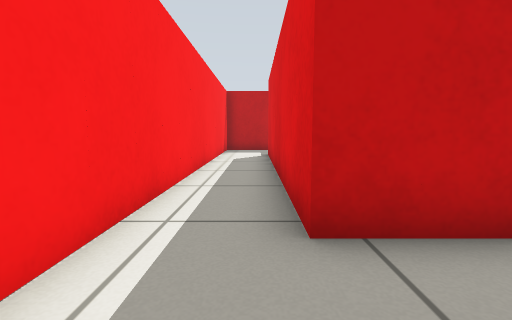
view 1 (above)

22 first-person views from a walk through a robot-simulator world made for Gazebo. The camera is 0.5 m above the floor, tilts 6° down and sees 85° across. The floor is counted in squares, 0.5 m on a side. Each view is taken from the middle of a square. On the plan, view 1 faces up. The plan holds only what a view shows up to about 11 squares ahead; the rest is blank.

view 2
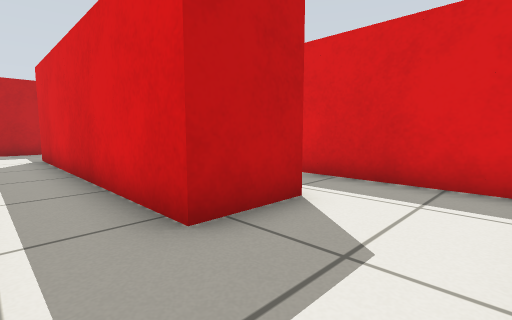

view 3
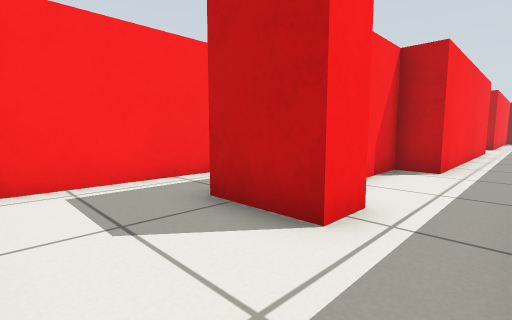

view 4
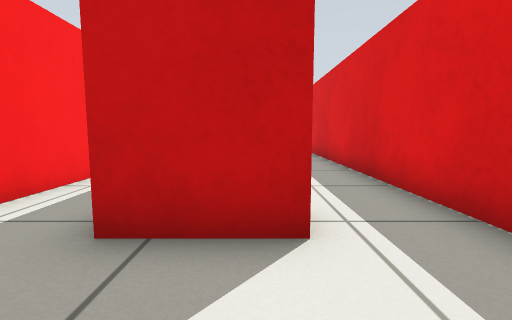

view 5
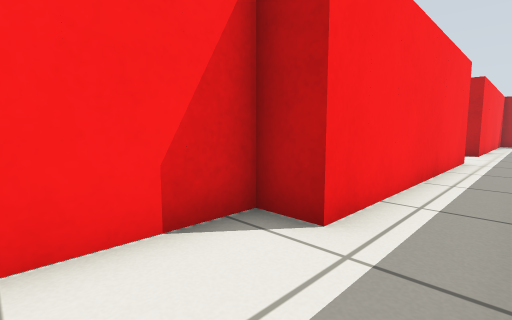

view 6
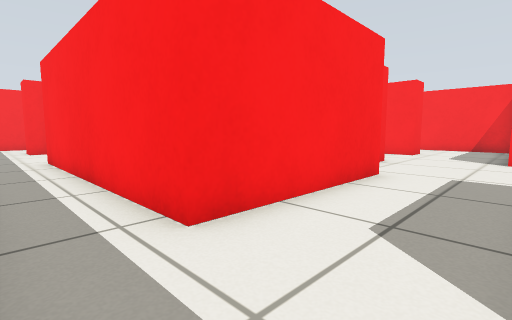

view 7
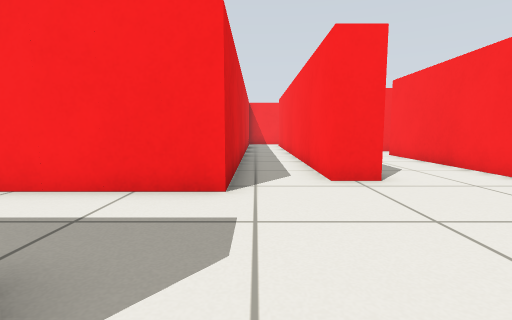

view 8
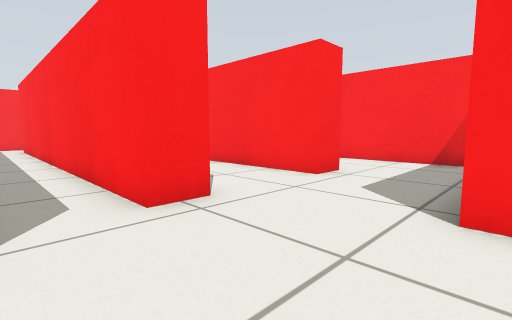

view 9
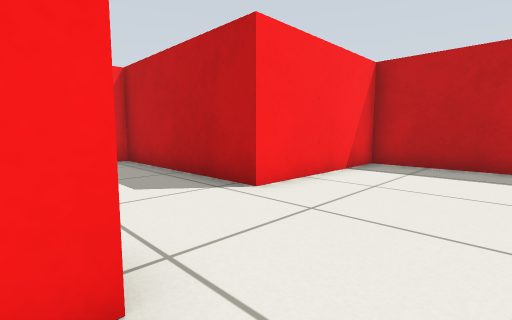

view 10
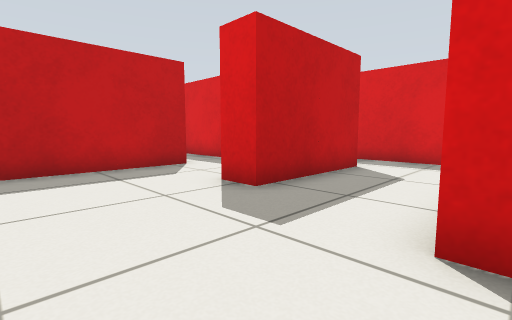

view 11
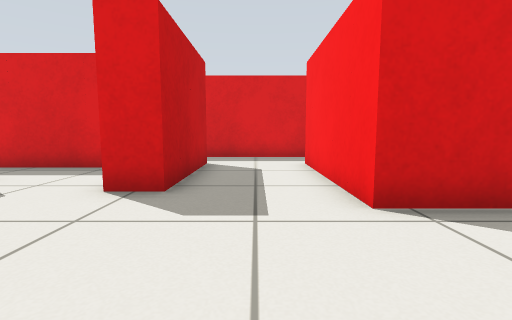

view 12
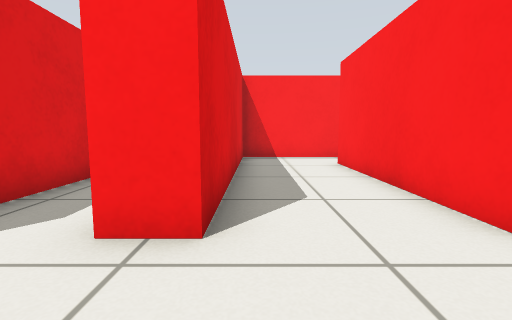

view 13
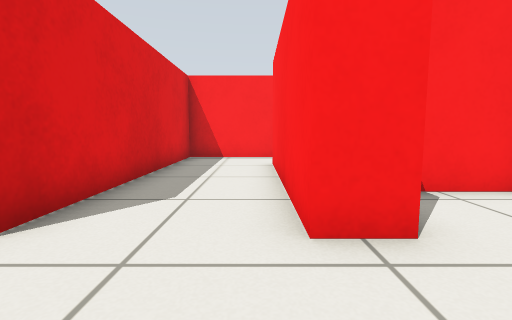

view 14
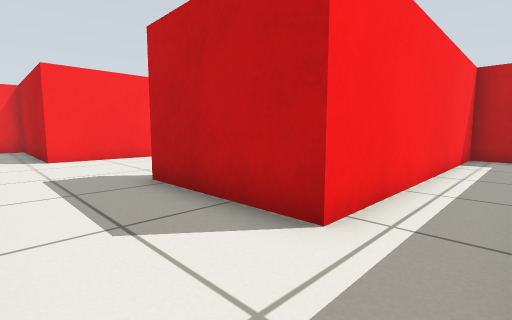

view 15
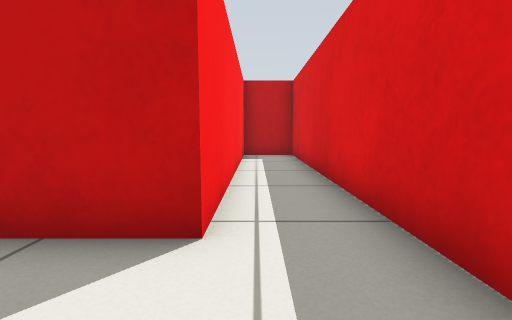

view 16
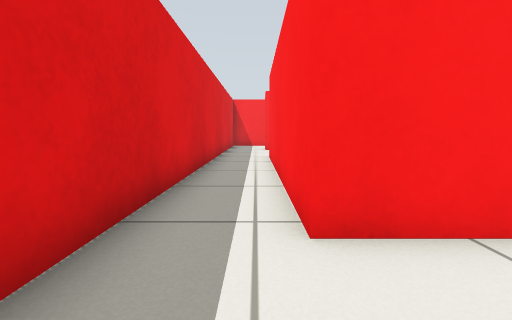

view 17
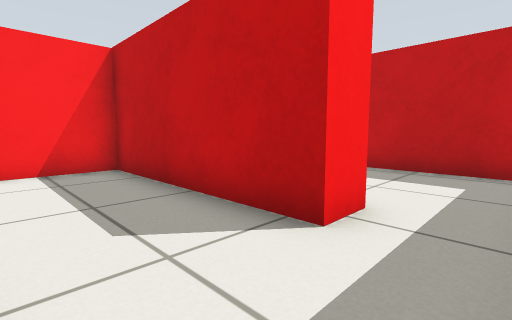

view 18
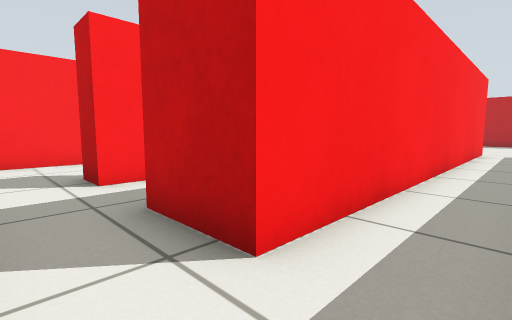

view 19
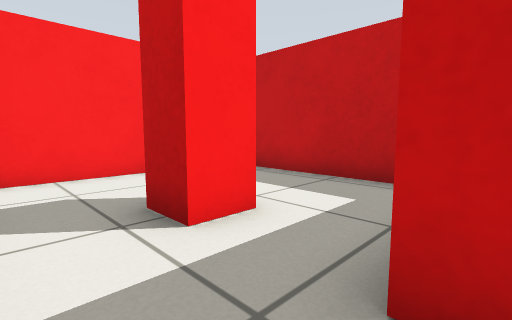

view 20
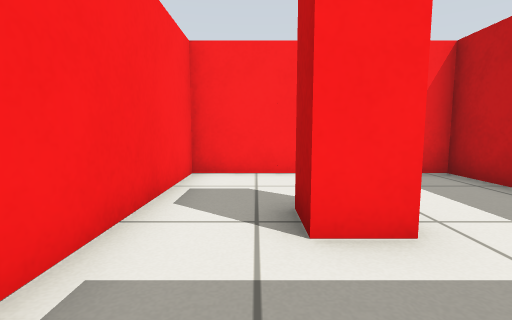

view 21
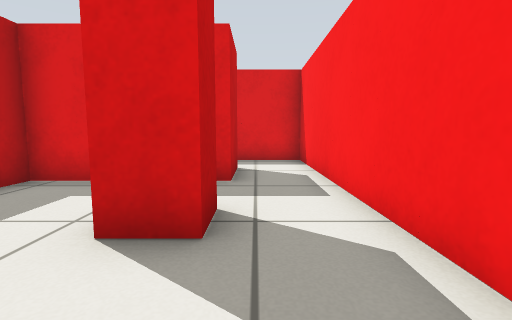

view 22
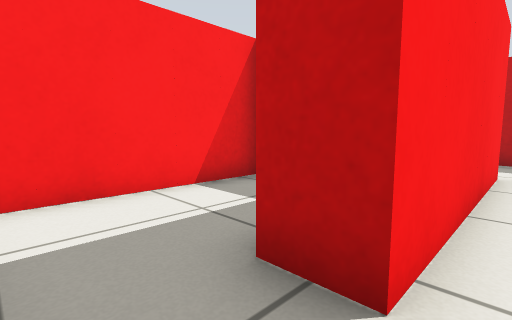

### Floor plan
Points are (right, up) in squares from view 1. A wall is a line through its corners. A room is listed if a view was taken in it or the views show most of it. See-through windows are left out.
Room 1 (views 1, 2)
walls: (-1.5, 11) (-1.5, 0.1); (0.5, 2.5) (0.5, 11.5); (0.4, 14.5) (-0.4, 14.5)
ways out: opening at (1.5, 1) to room 2
Room 2 (views 3, 4, 5, 6, 7, 8, 9, 10, 11, 12, 13, 14, 15, 16, 18, 22)
walls: (-2.5, 8.9) (-2.5, 15.5) (2.5, 15.5) (2.5, 7.5) (1.5, 7.5) (1.5, 5); (-8.5, 14.5) (-8.5, 8.5); (-9.1, 6.5) (-5.5, 6.5) (-5.5, 14.5) (-4.5, 14.5) (-4.5, 1.5); (-0.5, 22.5) (-6.5, 22.5) (-6.5, 17.5) (-8.5, 17.5); (2.5, 3.6) (2.5, 2.5) (0.5, 2.5); (-4.5, -0.5) (-2.5, -0.5) (-2.5, 1.6); (4.5, 0.1) (4.5, 27.2); (3.6, 27.5) (2.5, 27.5) (2.5, 18.5) (-1.5, 18.5) (-1.5, 19.5)
ways out: opening at (1.5, 1) to room 1; opening at (-1, 21) to room 3; opening at (-5.5, 0.5) to room 4; opening at (-9, 16) to room 5; opening at (-9, 7.5) to room 6
Room 3 (view 17)
walls: (1.5, 21.1) (1.5, 22.5)
ways out: opening at (-1, 21) to room 2; opening at (0.5, 23)
Room 4 (views 19, 20, 21)
walls: (-8.5, 2.6) (-8.5, 1.5) (-9.5, 1.5) (-9.5, 2.5); (-6.5, 4.2) (-6.5, 5.5) (-12.5, 5.5) (-12.5, 4.9); (-12.5, 2.9) (-12.5, -0.5) (-4.5, -0.5); (-4.5, 1.5) (-6.5, 1.5) (-6.5, 1.9)
ways out: opening at (-5.5, 0.5) to room 2
Room 5 (no view inside)
walls: (-9.6, 14.5) (-8.5, 14.5); (-12.2, 12.5) (-10.6, 12.5); (-8.5, 17.5) (-12.5, 17.5) (-12.5, 12.9)
ways out: opening at (-9, 16) to room 2
Room 6 (no view inside)
walls: (-8.5, 8.5) (-9.5, 8.5); (-12.5, 11.5) (-12.5, 7.1)
ways out: opening at (-9, 7.5) to room 2

Positions as (right, up) in squares from view 1, and headings:
1: (0, 0), facing up
2: (-1, 0), facing up-right
3: (4, 0), facing up-left
4: (2, 0), facing up
5: (4, 5), facing up-left
6: (4, 18), facing down-left
7: (-3, 20), facing down
8: (-3, 18), facing down-left
9: (-3, 14), facing up-left
10: (-5, 15), facing up-right
11: (-6, 17), facing right
12: (-6, 17), facing down
13: (-8, 17), facing down
14: (4, 16), facing up-left
15: (3, 16), facing up
16: (3, 18), facing down
17: (1, 20), facing up-left
18: (-3, 0), facing up-left
19: (-6, 0), facing up-left
20: (-6, 1), facing left
21: (-12, 1), facing right
22: (-8, 7), facing up-left
